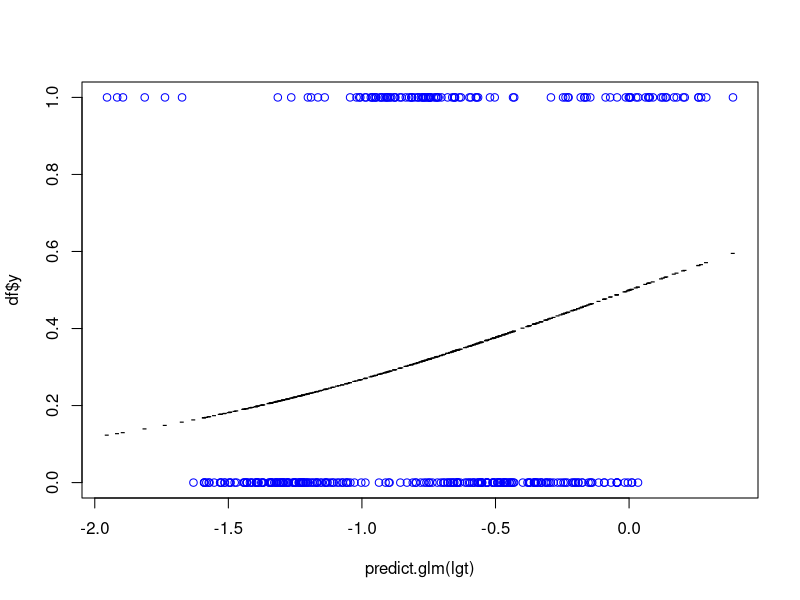
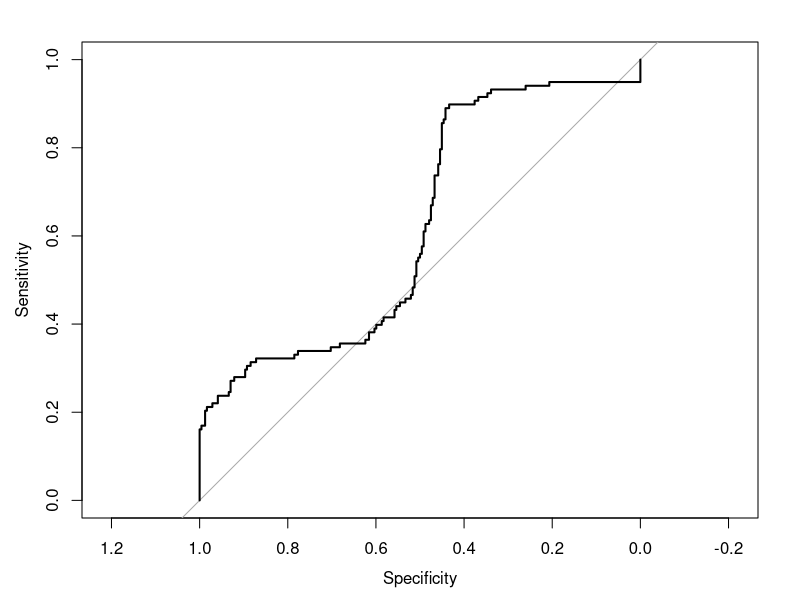
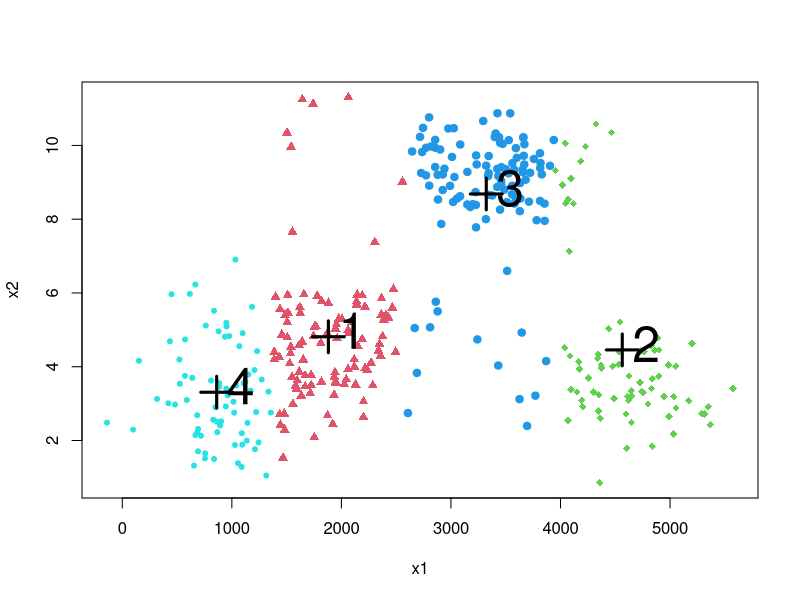
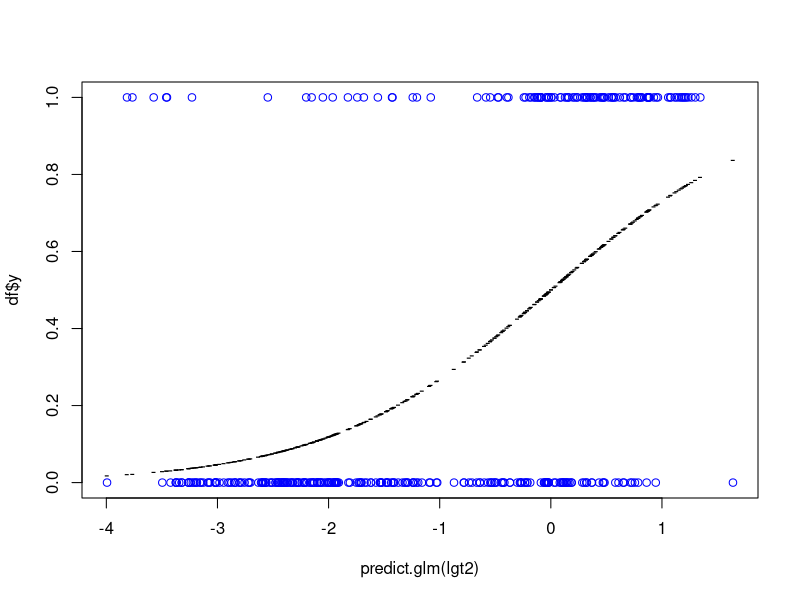
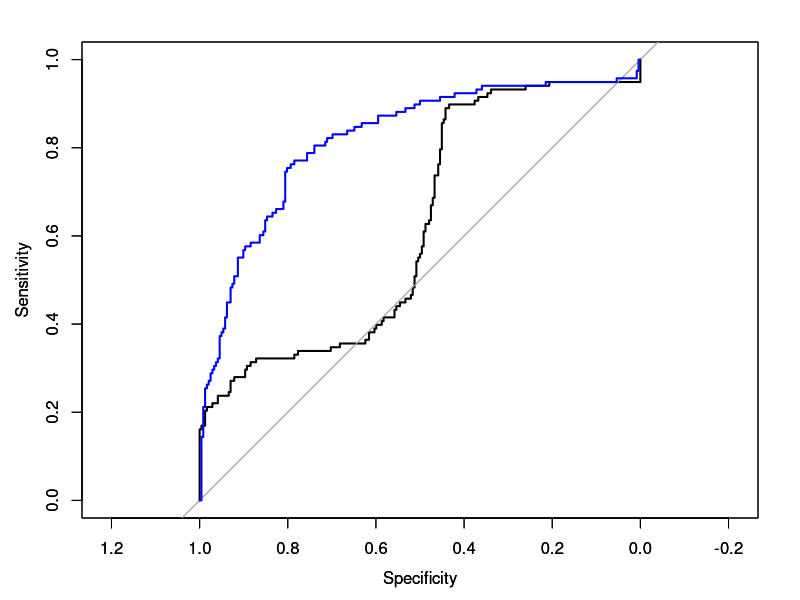

These charts were generated, in order, by the following R code:
setwd(dirname(rstudioapi::getActiveDocumentContext()$path))
# a)
df <- read.csv("1_13.csv", stringsAsFactors=FALSE)

lgt=glm(df$y~df$x1+df$x2, family = "binomial")
summary(lgt)
fitted(lgt) # расчетные
predict.glm(lgt) # предсказанные

plot(df$y ~ predict.glm(lgt), col = 'blue')
points(fitted(lgt) ~ predict.glm(lgt), pch = '--')

pROC::plot.roc(df$y, fitted(lgt))
# б)
df2 <- df[, c("x1", "x2")]
km <- kmeans(df2, 4, nstart=50)
plot(x2~x1, data=df2, col=km$cluster+1, pch=16+km$cluster) # наблюдается ровная граница
points(km$centers, pch=3, cex=3, lwd=3)
text(km$centers[,1], km$centers[,2], 1:4, cex=3, pos=4)
df$z <- factor(km$cluster)

# в)

lgt2=glm(df$y~df$x1+df$x2+df$z, family = "binomial")
summary(lgt2)
fitted(lgt2) # расчетные
predict.glm(lgt2) # предсказанные

plot(df$y ~ predict.glm(lgt2), col = 'blue')
points(fitted(lgt2) ~ predict.glm(lgt2), pch = '--')

pROC::plot.roc(df$y, fitted(lgt))
par(new=TRUE)
pROC::plot.roc(df$y, fitted(lgt2), col="blue")

# г)

summary(lgt2)

# д)
table(df$y, fitted(lgt2) > 0.5)
